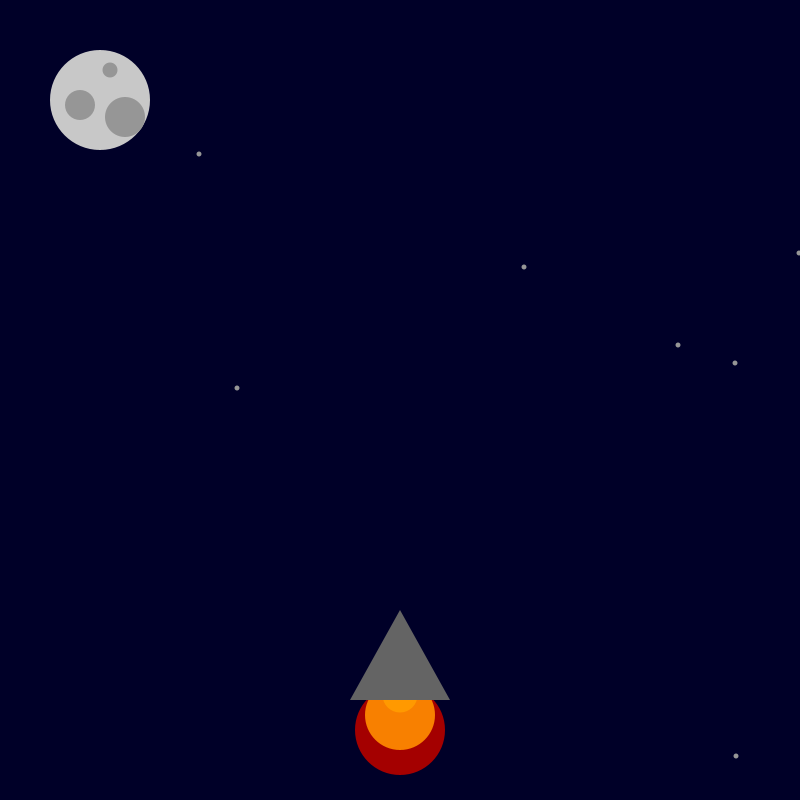
Frame 1 (no input)
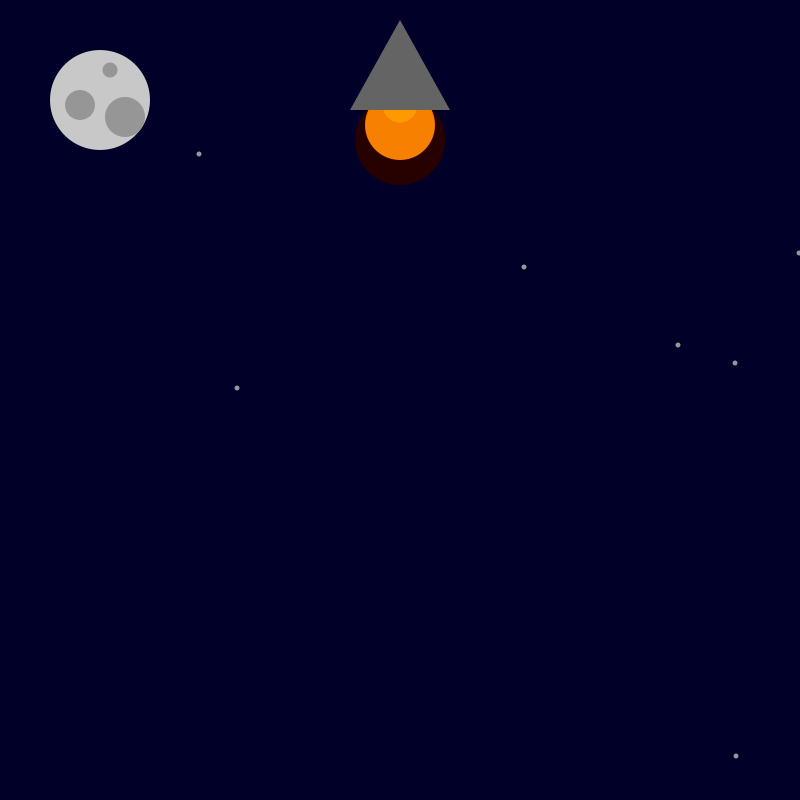
Frame 60 (the mouse pressed at the canvas centre just before this capture)
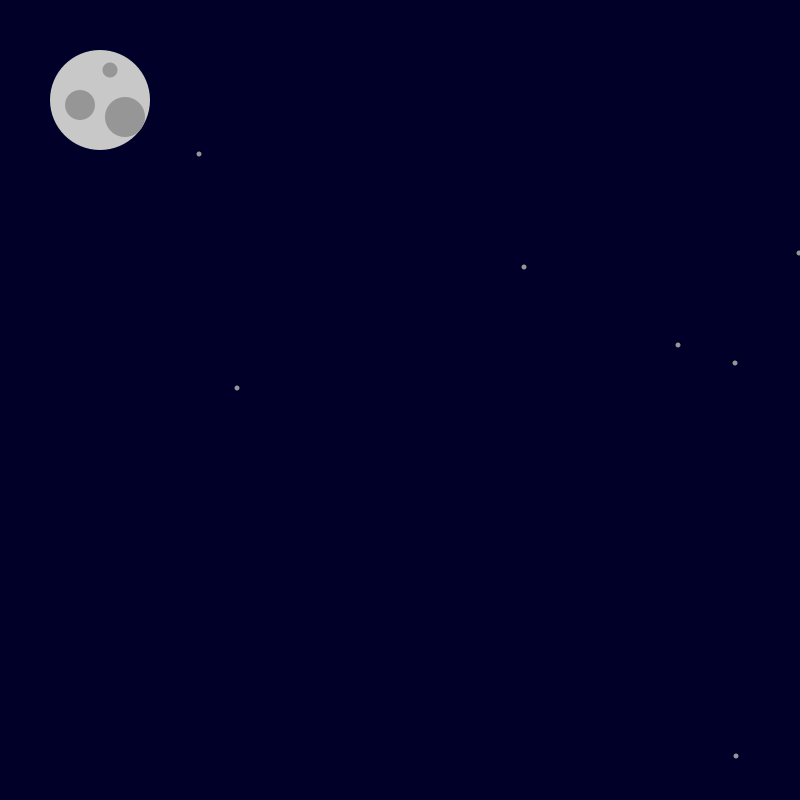
Frame 120 (the mouse held since frame 60 and released just before this capture)

The Processing sketch that drew these frames (run headless with seeded random() and noise(); from frame 60 on, the mouse is pressed at the canvas centre):

// Processing sketch: rocket_ship
// ── rocket_ship.pde
int x = 400; 
int y = 600; 

void setup() {
    size(800, 800);
    
}

void draw() {
  noStroke();
  // rocket ship drawing
    background(0, 0, 40); 
    fill(random(255), 0, 0);
    ellipse(x, y + 130, 90, 90);
    fill(248, 128, 0);
    ellipse(x, y + 115, 70, 70);
    fill(255, 153, 0);
    ellipse(x, y + 95, 35, 35);
    fill(100, 100, 100);
    triangle(x, y + 10, x + 50, y + 100, x - 50, y + 100);
    
    //move the rocket ship up
y -= 10;

//drawing the moon
fill(200,200,200);
ellipse(100,100, 100,100);

//the grey dots on the moon
fill(150,150,150);
// biggest one on the bottom right
ellipse(125,117, 40,40);
//second biggest one on the bottom left
ellipse(80,105, 30,30);
//smallest one on the top
ellipse(110,70, 15,15);
//stars
ellipse(237, 388, 5,5);
ellipse(799, 253, 5,5);
ellipse(678, 345, 5,5);
ellipse(199, 154, 5,5);
ellipse(735, 363, 5,5);
ellipse(524, 267, 5,5);
ellipse(736, 756, 5,5);
}
